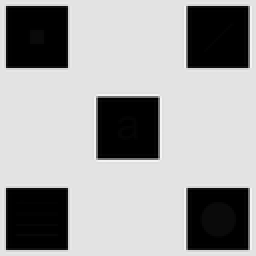
%> input picture Hist/Fig0326(a)(embedded_square_noisy_512).tif, 128 x 128 px, shrunk from 512 x 512 before the run (shown 2 times larger)
$ octave LocalHistEq.m   (GNU Octave 9; MATLAB toolbox functions it lacks are replaced by stand-ins)
%> lines starting %> are read from the running program, lines starting %| are printed output that depends on the picture
close all
I = imread('..\data\Fig0326(a)(embedded_square_noisy_512).tif');
%> I is the input picture: size 128x128 uint8; min 0, max 245, mean 161
figure(1),imshow(I),set(gcf,'name','Original');

%% Global histogram equalization
tic
J1 = histeq(I);
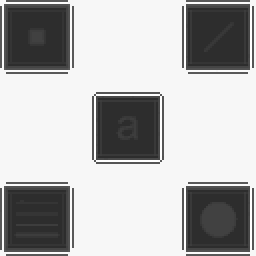
%> J1: size 128x128 uint8 (shown 2 times larger); min 45, max 255, mean 178.2
time1 = toc
figure(2),imshow(J1),set(gcf,'name','Global histogram equalization');

%% Local histogram equalization (pixelwise)
if 1
    tic
    n = 1;% neighborhood size (2*n+1)*(2*n+1)
    J2 = I;
    [H, W] = size(I);
%> H = 128; W = 128
    for r = 1+n:H-n
        for c = 1+n:W-n
            local_image = I(r-n:r+n,c-n:c+n);
            new_local_image = histeq(local_image);
            J2(r,c) = new_local_image(n+1,n+1);
        end
        % Show progress
%         clc,fprintf('%d%%',round(100*r/H));
    end
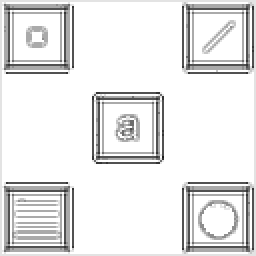
%> J2: size 128x128 uint8 (shown 2 times larger); min 24, max 255, mean 231.5
    time2 = toc
    figure(3),imshow(J2),set(gcf,'name','Pixelwise local histogram equalization');
end

%% Local histogram equalization (blockwise)
if 0
    tic
    h = @(block_struct) histeq(block_struct.data);
    J3 = blockproc(I,[10 10],h);
    time3 = toc
    figure(4),imshow(J3),set(gcf,'name','Blockwise local histogram equalization');
end
